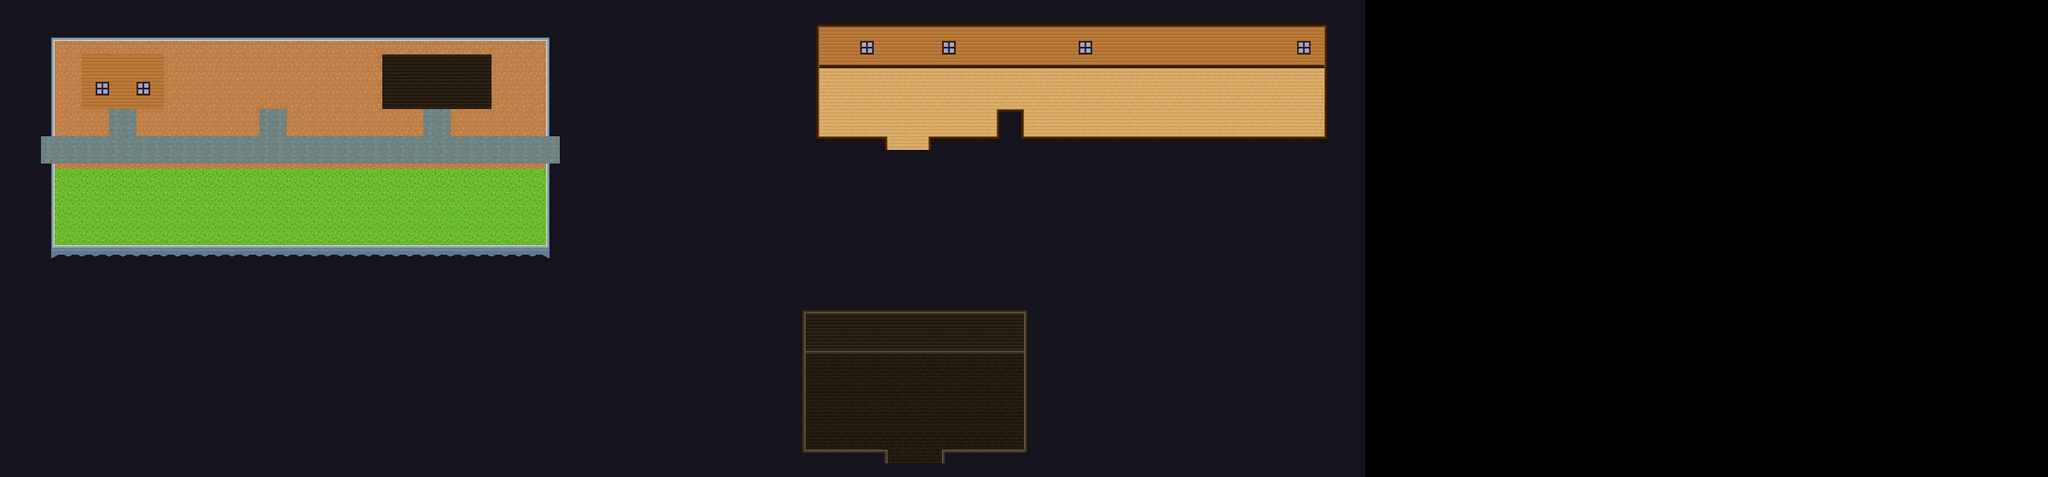

This game map was drawn from its Tiled (.tmx) file and the tilesets committed beside it. A one-line description and the trimmed map source follow:
An orthogonal 150x35 tile map with 16x16 px tiles, 3 tile layers (Background, Ground, Obstacle) and 20 objects (7x character_slot, 4x tp_start, 4x tp_end, 2x dialog, player, ...).

<map version="1.10" tiledversion="1.10.1" orientation="orthogonal" renderorder="right-down" width="150" height="35" tilewidth="16" tileheight="16" infinite="0" nextlayerid="7" nextobjectid="28">
 <editorsettings>
  <export target="city_tilemap.json" format="json" />
 </editorsettings>
 <tileset firstgid="1" name="city_tileset" tilewidth="16" tileheight="16" tilecount="120" columns="8">
  <image source="city_tileset.png" width="128" height="240" />
 </tileset>
 <layer id="1" name="Background" width="150" height="35">
  <data>[5250 cells, 3500 non-empty, 8 distinct tile ids]</data>
 </layer>
 <layer id="2" name="Ground" width="150" height="35">
  <data>[5250 cells, 0 non-empty, 0 distinct tile ids]</data>
 </layer>
 <layer id="3" name="Obstacle" width="150" height="35">
  <data>[5250 cells, 958 non-empty, 37 distinct tile ids]</data>
 </layer>
 <objectgroup id="6" name="Events">
  <object id="2" name="tp_start_1" type="tp_start" x="128.204" y="128.031" width="31.6364" height="1.4205">
   <properties>
    <property name="tp_id" type="int" value="1" />
   </properties>
  </object>
  <object id="4" name="tp_end_1" type="tp_end" x="1063.73" y="143.909">
   <properties>
    <property name="tp_id" type="int" value="1" />
   </properties>
   <point />
  </object>
  <object id="6" name="tp_start_2" type="tp_start" x="1040.13" y="174.75" width="47.625" height="1">
   <properties>
    <property name="tp_id" type="int" value="2" />
   </properties>
  </object>
  <object id="7" name="tp_end_2" type="tp_end" x="144" y="159.841">
   <properties>
    <property name="tp_id" type="int" value="2" />
   </properties>
   <point />
  </object>
  <object id="8" name="tp_start_3" type="tp_start" x="496.091" y="128.136" width="32" height="0.6875">
   <properties>
    <property name="tp_id" type="int" value="3" />
   </properties>
  </object>
  <object id="9" name="tp_end_3" type="tp_end" x="1072.14" y="512.045">
   <properties>
    <property name="tp_id" type="int" value="3" />
   </properties>
   <point />
  </object>
  <object id="10" name="tp_start_0" type="tp_start" x="1040.5" y="543.188" width="63.5" height="0.84375">
   <properties>
    <property name="tp_id" type="int" value="0" />
   </properties>
  </object>
  <object id="12" name="tp_end_0" type="tp_end" x="512.063" y="159.813">
   <properties>
    <property name="tp_id" type="int" value="0" />
   </properties>
   <point />
  </object>
  <object id="16" name="House Tutorial Dialog Event" type="dialog" x="1033.09" y="128.182" width="61.6364" height="29.8182">
   <properties>
    <property name="speaker" value="Narrator" />
    <property name="text" value="Welcome to your home. Here we put up statues of all the characters you have unlocked. You will also be able to see your pets!" />
   </properties>
  </object>
  <object id="18" name="Guild Tutorial Dialog Event" type="dialog" x="1036.67" y="482" width="72" height="44">
   <properties>
    <property name="speaker" value="Narrator" />
    <property name="text" value="This is the guild. Here you can create parties to set out on expeditions. Check out the guild’s mission board to continue on your adventure." />
   </properties>
  </object>
 </objectgroup>
 <objectgroup id="4" name="SpawnPoints">
  <object id="15" type="player" x="96" y="175.75">
   <point />
  </object>
  <object id="19" name="Mission Board" type="mission_board" x="1132" y="390.667">
   <point />
  </object>
  <object id="20" name="Guild Shop" type="guild_shop" x="986" y="435">
   <point />
  </object>
  <object id="21" name="Character Slot 1" type="character_slot" x="1231.33" y="104.333">
   <point />
  </object>
  <object id="22" name="Character Slot 2" type="character_slot" x="1280" y="104.667">
   <point />
  </object>
  <object id="23" name="Character Slot 3" type="character_slot" x="1328.33" y="105.333">
   <point />
  </object>
  <object id="24" name="Character Slot 4" type="character_slot" x="1376" y="105">
   <point />
  </object>
  <object id="25" name="Character Slot 5" type="character_slot" x="1424" y="104.333">
   <point />
  </object>
  <object id="26" name="Character Slot 6" type="character_slot" x="1472.33" y="104.333">
   <point />
  </object>
  <object id="27" name="Character Slot 7" type="character_slot" x="1520" y="104">
   <point />
  </object>
 </objectgroup>
 <objectgroup id="5" name="WorldBounds" />
</map>